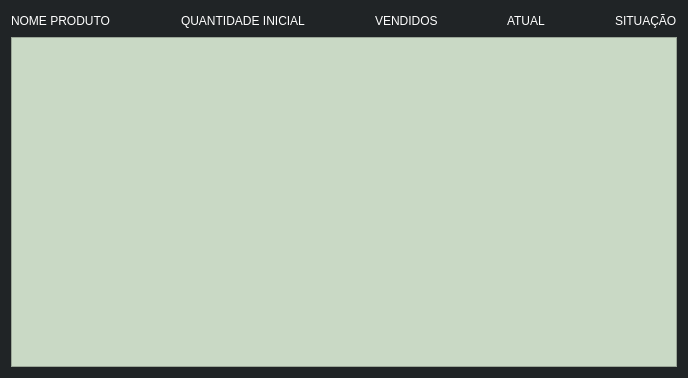
<?xml version="1.0" encoding="UTF-8"?>
<ui version="4.0">
 <class>Form</class>
 <widget class="QWidget" name="Form">
  <property name="geometry">
   <rect>
    <x>0</x>
    <y>0</y>
    <width>688</width>
    <height>378</height>
   </rect>
  </property>
  <property name="windowTitle">
   <string>Form</string>
  </property>
  <property name="styleSheet">
   <string notr="true">background-color: #202426;
color: rgb(255, 255, 255);</string>
  </property>
  <layout class="QVBoxLayout" name="verticalLayout">
   <item>
    <layout class="QHBoxLayout" name="horizontalLayout">
     <item>
      <widget class="QLabel" name="label">
       <property name="styleSheet">
        <string notr="true">font: 11pt &quot;Impact&quot;;</string>
       </property>
       <property name="text">
        <string>NOME PRODUTO</string>
       </property>
      </widget>
     </item>
     <item>
      <spacer name="horizontalSpacer">
       <property name="orientation">
        <enum>Qt::Horizontal</enum>
       </property>
       <property name="sizeHint" stdset="0">
        <size>
         <width>40</width>
         <height>20</height>
        </size>
       </property>
      </spacer>
     </item>
     <item>
      <widget class="QLabel" name="label_2">
       <property name="styleSheet">
        <string notr="true">font: 11pt &quot;Impact&quot;;</string>
       </property>
       <property name="text">
        <string>QUANTIDADE INICIAL</string>
       </property>
      </widget>
     </item>
     <item>
      <spacer name="horizontalSpacer_2">
       <property name="orientation">
        <enum>Qt::Horizontal</enum>
       </property>
       <property name="sizeHint" stdset="0">
        <size>
         <width>40</width>
         <height>20</height>
        </size>
       </property>
      </spacer>
     </item>
     <item>
      <widget class="QLabel" name="label_3">
       <property name="styleSheet">
        <string notr="true">font: 11pt &quot;Impact&quot;;</string>
       </property>
       <property name="text">
        <string>VENDIDOS</string>
       </property>
      </widget>
     </item>
     <item>
      <spacer name="horizontalSpacer_3">
       <property name="orientation">
        <enum>Qt::Horizontal</enum>
       </property>
       <property name="sizeHint" stdset="0">
        <size>
         <width>40</width>
         <height>20</height>
        </size>
       </property>
      </spacer>
     </item>
     <item>
      <widget class="QLabel" name="label_4">
       <property name="styleSheet">
        <string notr="true">font: 11pt &quot;Impact&quot;;</string>
       </property>
       <property name="text">
        <string>ATUAL</string>
       </property>
      </widget>
     </item>
     <item>
      <spacer name="horizontalSpacer_4">
       <property name="orientation">
        <enum>Qt::Horizontal</enum>
       </property>
       <property name="sizeHint" stdset="0">
        <size>
         <width>40</width>
         <height>20</height>
        </size>
       </property>
      </spacer>
     </item>
     <item>
      <widget class="QLabel" name="label_5">
       <property name="styleSheet">
        <string notr="true">font: 11pt &quot;Impact&quot;;</string>
       </property>
       <property name="text">
        <string>SITUAÇÃO</string>
       </property>
      </widget>
     </item>
    </layout>
   </item>
   <item>
    <widget class="QScrollArea" name="scroll">
     <property name="styleSheet">
      <string notr="true">background-color:#C9D9C5;
color: rgb(0, 0, 0);</string>
     </property>
     <property name="widgetResizable">
      <bool>true</bool>
     </property>
     <widget class="QWidget" name="scrollAreaWidgetContents">
      <property name="geometry">
       <rect>
        <x>0</x>
        <y>0</y>
        <width>668</width>
        <height>20</height>
       </rect>
      </property>
      <property name="sizePolicy">
       <sizepolicy hsizetype="Preferred" vsizetype="Fixed">
        <horstretch>0</horstretch>
        <verstretch>0</verstretch>
       </sizepolicy>
      </property>
      <layout class="QVBoxLayout" name="verticalLayout_2">
       <item>
        <layout class="QVBoxLayout" name="painel_scrollArea"/>
       </item>
      </layout>
     </widget>
    </widget>
   </item>
  </layout>
 </widget>
 <resources/>
 <connections/>
</ui>
